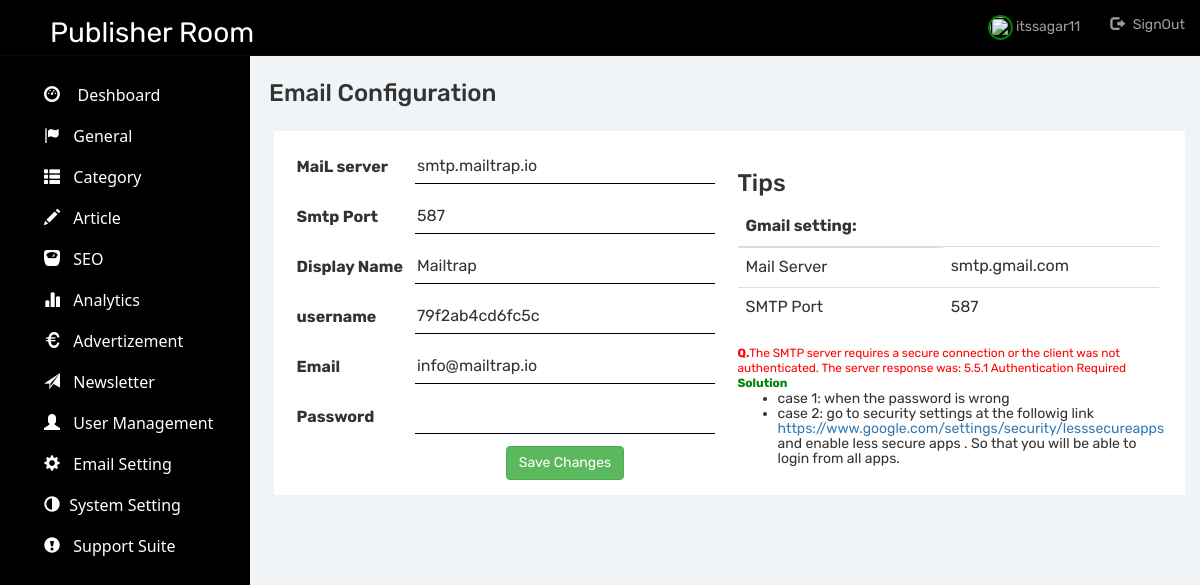
Screenshot of /admin/EmailSetting/view.php (signed in) with the database file from the repository.
### tables this page shows
CREATE TABLE `emailconfiguration` (
  `id` int(255) NOT NULL,
  `mailserver` varchar(255) NOT NULL,
  `smtpport` int(10) NOT NULL,
  `username` varchar(255) NOT NULL,
  `email` varchar(255) NOT NULL,
  `name` varchar(255) NOT NULL,
  `password` varchar(255) NOT NULL
);

### admin/EmailSetting/view.php (the view, shortened to what this page needs)
<?php
require('../includes/header.php');
require('../includes/config.php');
?>
<?php
 if($user['EmailSetting']==1){
 	$result=mysqli_query($conn,"SELECT * FROM emailconfiguration");
 	$result=mysqli_fetch_assoc($result);
 ?>
<main>
<h3> Email Configuration</h3><br>
	<div class="container">
		<div class="item">
			<table>
				<tr>
					<td><b>MaiL server</b></td>
					<td><input type="text" id="server" value="<?php echo $result['mailserver']; ?>"></td>
				</tr>
				<tr>
					<td><b>Smtp Port</b></td>
					<td><input type="text" id="smtp" value="<?php echo $result['smtpport']; ?>"></td>
				</tr>
				<tr>
					<td><b>Display Name</b></td>
					<td><input type="text" id="name" value="<?php echo $result['name']; ?>"></td>
				</tr>
				<tr>
					<td><b>username</b></td>
					<td><input type="text" id="username" value="<?php echo $result['username']; ?>"></td>
				</tr>
				<tr>
					<td><b>Email</b></td>
					<td><input type="text" id="email" value="<?php echo $result['email']; ?>"></td>
				</tr>
				<tr>
					<td><b>Password</b></td>
					<td><input type="password" id="password"></td>
				</tr>
				<tr>
					<td>
					</td>
					<td><center>
			<button type="button" class="btn btn-success 		 btn-xm" id="btn_save">Save Changes</button><br>
		</center>
	</td>
</tr>
			</table>
		</div>
		<div class="item item2">
			  <h3>Tips</h3>
        <table  class="table table-responsive table-border">
          <thead><th>Gmail setting:</th></thead>
          <tr>
            <td>Mail Server</td>
            <td>  smtp.gmail.com</td>
          </tr>
          <tr>
            <td>SMTP Port</td>
            <td>  587</td>
          </tr>
        </table >
        <small style="color: red;"><b>Q.</b>The SMTP server requires a secure connection or the client was not authenticated. The server response was: 5.5.1 Authentication Required</small>
        <br>
        <small style="color: green;"><b>Solution</b></small>
        <ul>
          <li>case 1: when the password is wrong</li>
          <li>case 2: go to security settings at the followig link <a href="https://www.google.com/settings/security/lesssecureapps"> https://www.google.com/settings/security/lesssecureapps</a> and enable less secure apps . So that you will be able to login from all apps.</li>
        </ul>
	</div>
</main>
<?php } ?>
</body>
</html>

### admin/EmailSetting/view.php (style rules this page uses)
.container { background-color:#ffffff; padding:10px 18px; overflow: hidden; width:99%; display:flex; flex-wrap: wrap; }
.item { margin:auto; width:50%; }
input { padding:8px 2px; width:300px; margin:2px; border:none; border-bottom:1px solid #000000; }
td { padding:5px; }
.item2 { padding:8px; }

### rows the page displays
emailconfiguration: mailserver "smtp.mailtrap.io", smtpport "587", name "Mailtrap", username "79f2ab4cd6fc5c", email "info@mailtrap.io"

### other values shown
$user['Username'] "itssagar11"
